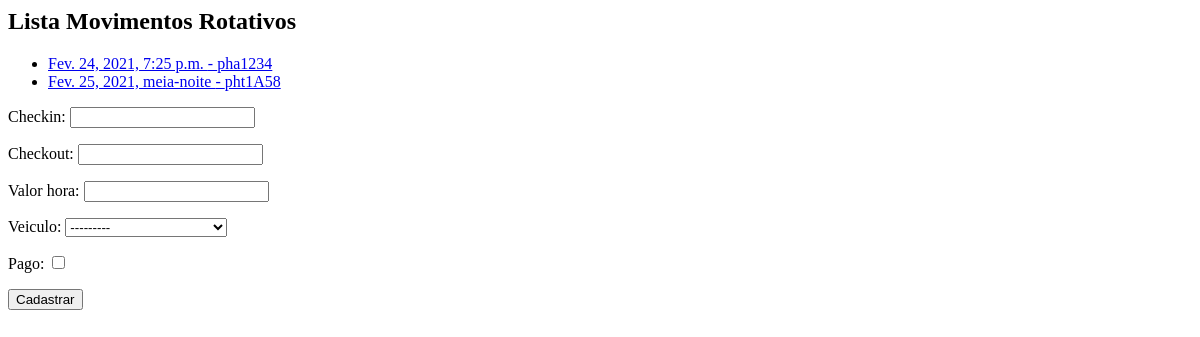
The app's page /core/mov_rot/, older data.
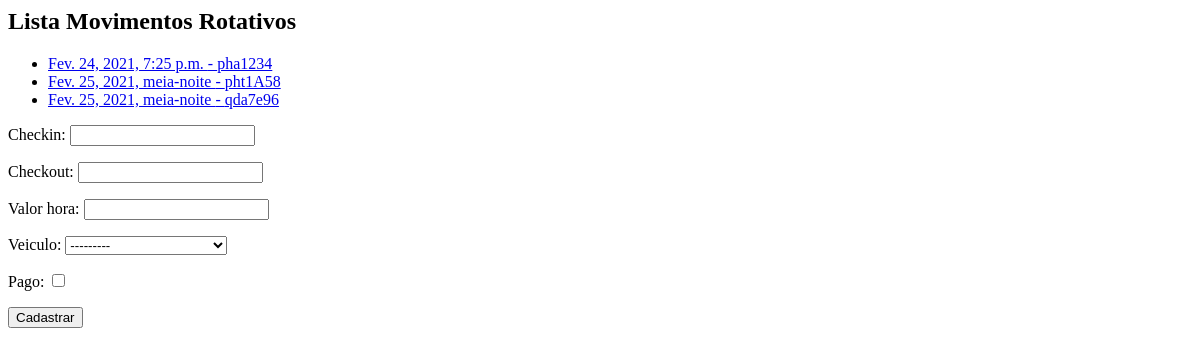
The same page, newer data.
### core/models.py (models this page shows, shortened)
class MovRotativo(models.Model):
    checkin = models.DateTimeField(auto_now=False)
    checkout = models.DateTimeField(auto_now=False, null=True, blank=True)
    valor_hora = models.DecimalField(max_digits=5, decimal_places=2)
    veiculo = models.ForeignKey('Veiculo', on_delete=models.CASCADE)
    pago = models.BooleanField(default=False)

class Veiculo(models.Model):
    marca = models.ForeignKey('Marca', on_delete=models.CASCADE)
    placa = models.CharField(max_length=7)
    proprietario = models.ForeignKey('PEssoa', on_delete=models.CASCADE)
    cor = models.CharField(max_length=15)
    observacoes = models.TextField()
    def __str__(self):
        return self.marca.nome + ' - ' + self.placa

### core/views.py (the view)
# urls.py: path('mov_rot/', lista_mov_rotativo, name='core_mov_rot_lista'),
def lista_mov_rotativo(request):
    movrotativo = MovRotativo.objects.all()
    form = MovRotativoForm()
    data = {'movrotativos': movrotativo, 'form': form}
    return render(request, 'core/lista_mov_rot.html', data)

### core/forms.py
class MovRotativoForm(ModelForm):
    class Meta:
        model = MovRotativo
        fields = '__all__'

### core/templates/core/lista_mov_rot.html (shortened to what this page needs)
<h2>Lista Movimentos Rotativos</h2>
<ul>
{% for movrotativo in movrotativos %}
    <li><a href="{% url 'core_mov_rot_update' movrotativo.id %}">  {{ movrotativo.checkin }} - {{ movrotativo.veiculo.placa }} </a></li>
{% endfor %}
</ul>
<form action="{% url 'core_mov_rot_novo' %}" method="POST">
    {{form.as_p}}
    <button type="submit">Cadastrar</button>
</form>

Row changes from the older to the newer data that the page shows:
added MovRotativo: checkin "Fev. 25, 2021, meia-noite", veiculo.placa "qda7e96"
